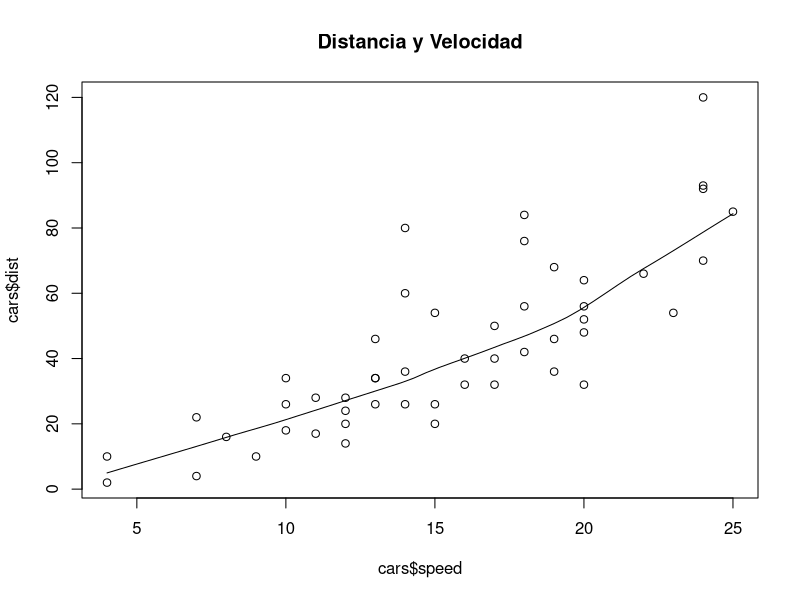
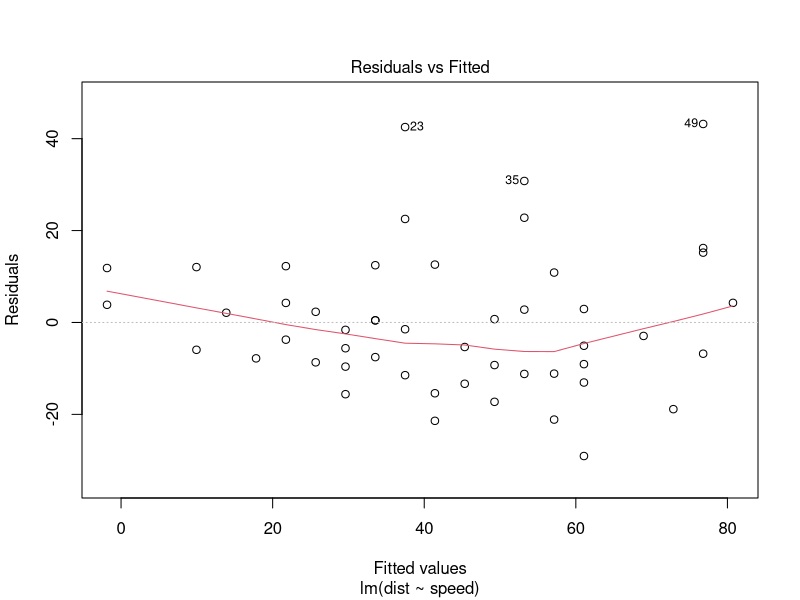
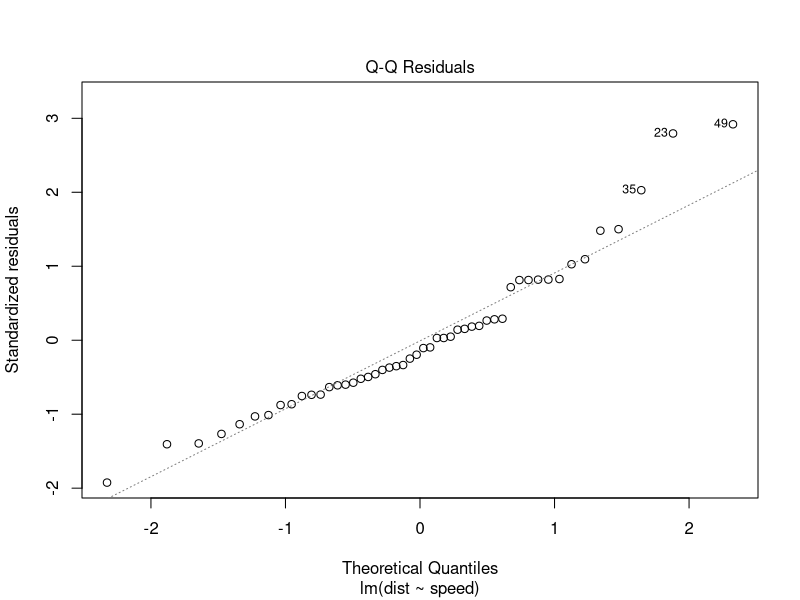
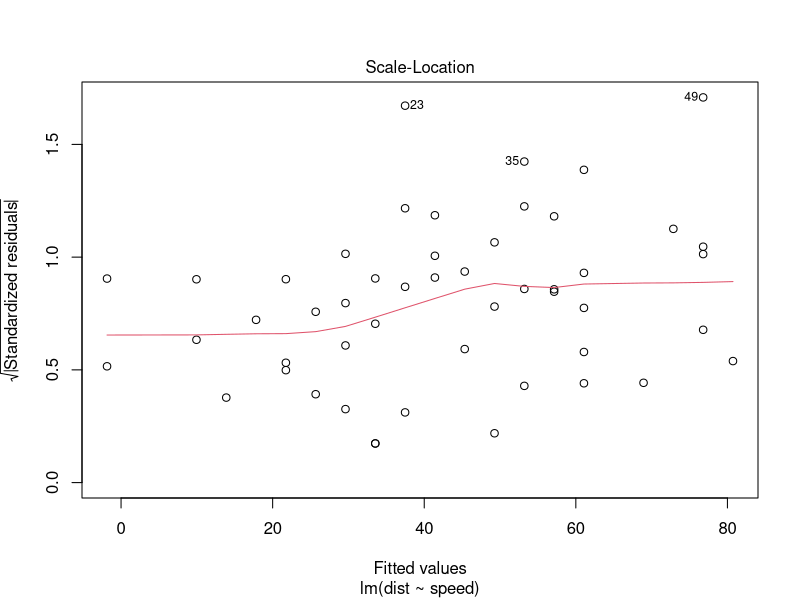
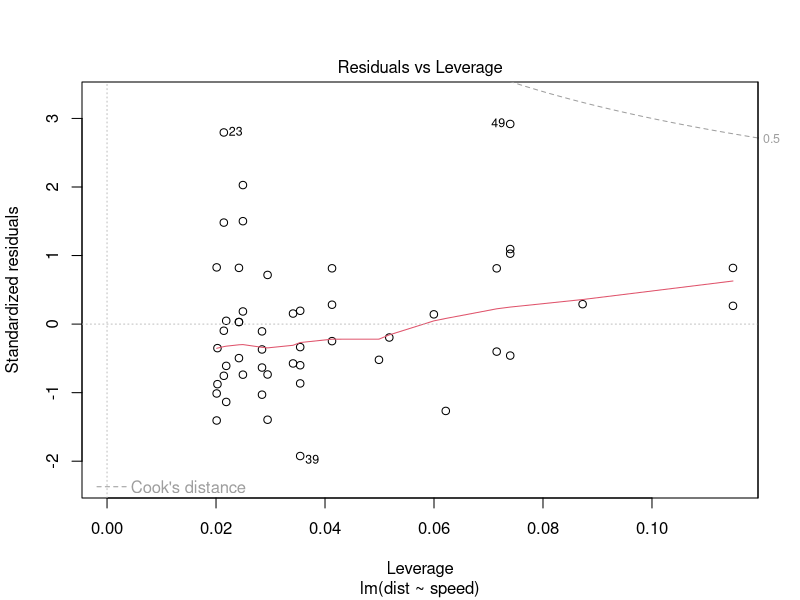

The R script that drew these images, in order:
install.packages('stats')
library(stats)
head(cars)
scatter.smooth(x=cars$speed, y=cars$dist, main="Distancia y Velocidad")  
cor(cars$speed, cars$dist) 
modlin <- lm(dist ~ speed, data=cars)  
print(modlin)
summary(modlin)
plot(modlin)
# 3.932  * speed -17.579  = dist

# con mtcars usar lm para wt - y en términos de mpg - x